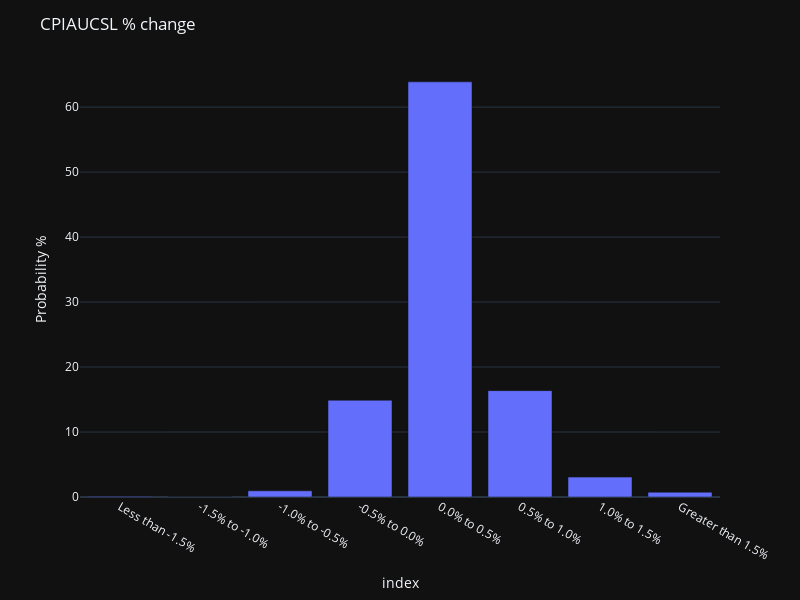

This figure's notebook cell:
### Code cell
fig = px.bar(occurrence_frequencies, x=occurrence_frequencies.index, y='Probability %')

fig = px.bar(
    occurrence_frequencies,
    x=occurrence_frequencies.index,
    y='Probability %',
)

fig.update_layout(
    title=dict(text='CPIAUCSL % change'),
    width=800,
    height=600,
    yaxis=dict(title="Probability %"),
    hovermode="x unified",
    template="plotly_dark"
)

fig.show()

### Figure 1 — Plotly figure (JSON) as saved in the notebook; plotly's stock layout.template omitted (floating-point values rounded to 4 significant figures)
{"data": [{"hovertemplate": "index=%{x}<br>Probability %=%{y}<extra></extra>", "legendgroup": "", "marker": {"color": "#636efa", "pattern": {"shape": ""}}, "name": "", "orientation": "v", "showlegend": false, "textposition": "auto", "type": "bar", "x": ["Less than -1.5%", "-1.5% to -1.0%", "-1.0% to -0.5%", "-0.5% to 0.0%", "0.0% to 0.5%", "0.5% to 1.0%", "1.0% to 1.5%", "Greater than 1.5%"], "xaxis": "x", "y": [0.1056, 0.0, 0.9504, 14.89, 63.89, 16.37, 3.062, 0.7392], "yaxis": "y"}], "layout": {"barmode": "relative", "height": 600, "hovermode": "x unified", "legend": {"tracegroupgap": 0}, "margin": {"t": 60}, "title": {"text": "CPIAUCSL % change"}, "width": 800, "xaxis": {"anchor": "y", "domain": [0, 1], "title": {"text": "index"}}, "yaxis": {"anchor": "x", "domain": [0, 1], "title": {"text": "Probability %"}}}}
